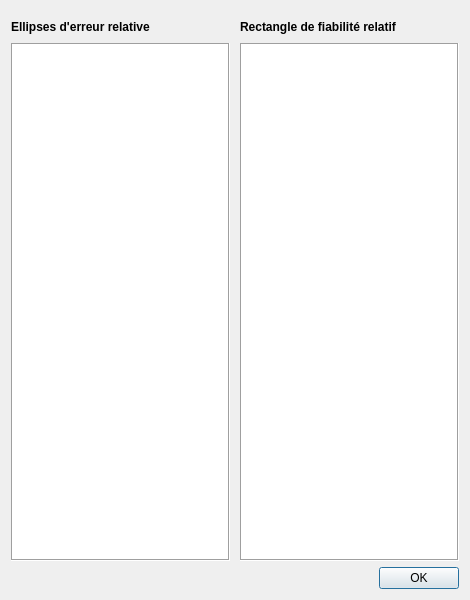
<?xml version="1.0" encoding="UTF-8"?>
<ui version="4.0">
 <author>Nicolas Szakacs</author>
 <class>Dialog</class>
 <widget class="QDialog" name="Dialog">
  <property name="windowModality">
   <enum>Qt::ApplicationModal</enum>
  </property>
  <property name="geometry">
   <rect>
    <x>0</x>
    <y>0</y>
    <width>470</width>
    <height>600</height>
   </rect>
  </property>
  <property name="sizePolicy">
   <sizepolicy hsizetype="Preferred" vsizetype="Preferred">
    <horstretch>0</horstretch>
    <verstretch>0</verstretch>
   </sizepolicy>
  </property>
  <property name="minimumSize">
   <size>
    <width>470</width>
    <height>0</height>
   </size>
  </property>
  <property name="maximumSize">
   <size>
    <width>470</width>
    <height>16777215</height>
   </size>
  </property>
  <property name="windowTitle">
   <string>Définition des points relatifs</string>
  </property>
  <property name="windowIcon">
   <iconset>
    <normaloff>:/icons/icon.png</normaloff>:/icons/icon.png</iconset>
  </property>
  <layout class="QGridLayout" name="gridLayout">
   <item row="1" column="0">
    <widget class="QDialogButtonBox" name="buttonBox">
     <property name="cursor">
      <cursorShape>PointingHandCursor</cursorShape>
     </property>
     <property name="focusPolicy">
      <enum>Qt::TabFocus</enum>
     </property>
     <property name="orientation">
      <enum>Qt::Horizontal</enum>
     </property>
     <property name="standardButtons">
      <set>QDialogButtonBox::Ok</set>
     </property>
    </widget>
   </item>
   <item row="0" column="1">
    <spacer name="horizontalSpacer">
     <property name="orientation">
      <enum>Qt::Horizontal</enum>
     </property>
     <property name="sizeHint" stdset="0">
      <size>
       <width>40</width>
       <height>20</height>
      </size>
     </property>
    </spacer>
   </item>
   <item row="0" column="0">
    <layout class="QGridLayout" name="gridLayout_2">
     <property name="sizeConstraint">
      <enum>QLayout::SetDefaultConstraint</enum>
     </property>
     <property name="spacing">
      <number>0</number>
     </property>
     <item row="0" column="1">
      <layout class="QGridLayout" name="gridLayout_4">
       <property name="leftMargin">
        <number>5</number>
       </property>
       <property name="spacing">
        <number>0</number>
       </property>
       <item row="1" column="0">
        <widget class="QTableView" name="tblDatFiab">
         <property name="sizePolicy">
          <sizepolicy hsizetype="Expanding" vsizetype="Expanding">
           <horstretch>0</horstretch>
           <verstretch>0</verstretch>
          </sizepolicy>
         </property>
         <property name="contextMenuPolicy">
          <enum>Qt::CustomContextMenu</enum>
         </property>
         <property name="toolTip">
          <string/>
         </property>
         <property name="frameShape">
          <enum>QFrame::Box</enum>
         </property>
         <property name="selectionBehavior">
          <enum>QAbstractItemView::SelectRows</enum>
         </property>
         <property name="sortingEnabled">
          <bool>true</bool>
         </property>
         <attribute name="horizontalHeaderStretchLastSection">
          <bool>true</bool>
         </attribute>
         <attribute name="verticalHeaderShowSortIndicator" stdset="0">
          <bool>false</bool>
         </attribute>
        </widget>
       </item>
       <item row="0" column="0">
        <widget class="QFrame" name="frame_2">
         <property name="sizePolicy">
          <sizepolicy hsizetype="Expanding" vsizetype="Preferred">
           <horstretch>0</horstretch>
           <verstretch>0</verstretch>
          </sizepolicy>
         </property>
         <property name="frameShape">
          <enum>QFrame::NoFrame</enum>
         </property>
         <property name="frameShadow">
          <enum>QFrame::Raised</enum>
         </property>
         <layout class="QGridLayout" name="gridLayout_6">
          <property name="leftMargin">
           <number>0</number>
          </property>
          <property name="spacing">
           <number>0</number>
          </property>
          <item row="0" column="0">
           <widget class="QLabel" name="label_2">
            <property name="font">
             <font>
              <weight>75</weight>
              <bold>true</bold>
             </font>
            </property>
            <property name="text">
             <string>Rectangle de fiabilité relatif</string>
            </property>
           </widget>
          </item>
         </layout>
        </widget>
       </item>
      </layout>
     </item>
     <item row="0" column="0">
      <layout class="QGridLayout" name="gridLayout_3">
       <property name="rightMargin">
        <number>5</number>
       </property>
       <property name="spacing">
        <number>0</number>
       </property>
       <item row="1" column="0">
        <widget class="QTableView" name="tblDatEllips">
         <property name="sizePolicy">
          <sizepolicy hsizetype="Expanding" vsizetype="Expanding">
           <horstretch>0</horstretch>
           <verstretch>0</verstretch>
          </sizepolicy>
         </property>
         <property name="contextMenuPolicy">
          <enum>Qt::CustomContextMenu</enum>
         </property>
         <property name="toolTip">
          <string/>
         </property>
         <property name="frameShape">
          <enum>QFrame::Box</enum>
         </property>
         <property name="selectionBehavior">
          <enum>QAbstractItemView::SelectRows</enum>
         </property>
         <property name="sortingEnabled">
          <bool>true</bool>
         </property>
         <attribute name="horizontalHeaderStretchLastSection">
          <bool>true</bool>
         </attribute>
         <attribute name="verticalHeaderShowSortIndicator" stdset="0">
          <bool>false</bool>
         </attribute>
        </widget>
       </item>
       <item row="0" column="0">
        <widget class="QFrame" name="frame">
         <property name="sizePolicy">
          <sizepolicy hsizetype="Expanding" vsizetype="Preferred">
           <horstretch>0</horstretch>
           <verstretch>0</verstretch>
          </sizepolicy>
         </property>
         <property name="frameShape">
          <enum>QFrame::NoFrame</enum>
         </property>
         <property name="frameShadow">
          <enum>QFrame::Raised</enum>
         </property>
         <layout class="QGridLayout" name="gridLayout_5">
          <property name="leftMargin">
           <number>0</number>
          </property>
          <property name="spacing">
           <number>0</number>
          </property>
          <item row="0" column="0">
           <widget class="QLabel" name="label">
            <property name="font">
             <font>
              <weight>75</weight>
              <bold>true</bold>
             </font>
            </property>
            <property name="text">
             <string>Ellipses d'erreur relative</string>
            </property>
           </widget>
          </item>
         </layout>
        </widget>
       </item>
      </layout>
     </item>
    </layout>
   </item>
  </layout>
 </widget>
 <tabstops>
  <tabstop>tblDatEllips</tabstop>
  <tabstop>tblDatFiab</tabstop>
  <tabstop>buttonBox</tabstop>
 </tabstops>
 <resources/>
 <connections>
  <connection>
   <sender>buttonBox</sender>
   <signal>accepted()</signal>
   <receiver>Dialog</receiver>
   <slot>accept()</slot>
   <hints>
    <hint type="sourcelabel">
     <x>248</x>
     <y>254</y>
    </hint>
    <hint type="destinationlabel">
     <x>157</x>
     <y>274</y>
    </hint>
   </hints>
  </connection>
  <connection>
   <sender>buttonBox</sender>
   <signal>rejected()</signal>
   <receiver>Dialog</receiver>
   <slot>reject()</slot>
   <hints>
    <hint type="sourcelabel">
     <x>316</x>
     <y>260</y>
    </hint>
    <hint type="destinationlabel">
     <x>286</x>
     <y>274</y>
    </hint>
   </hints>
  </connection>
 </connections>
</ui>
